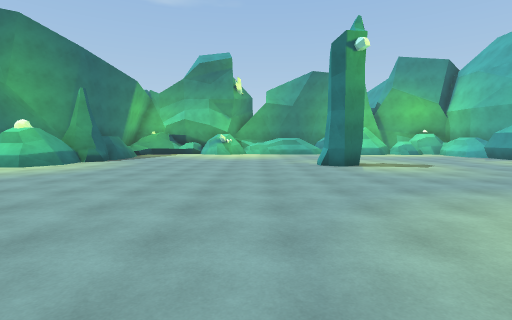
View 1 (above)

18 first-person views from a walk through a 3-D level made in the Unity game engine. The camera is 1.5 m above the floor, tilts 4° down and sees 85° across. The floor is counted in squares, 2 m on a side. Each view is taken from the middle of a square. On the plan, view 1 faces up. The plan holds only what a view shows up to about 10 squares ahead; the rest is blank. The place goes on beyond the plan. The player is left out.

View 2
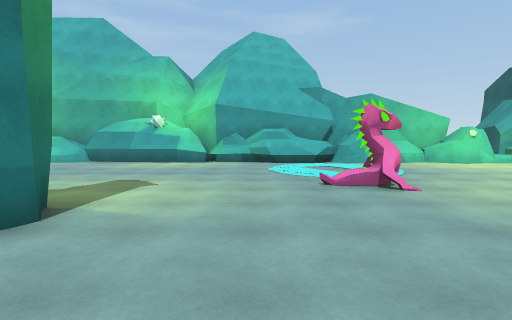

View 3
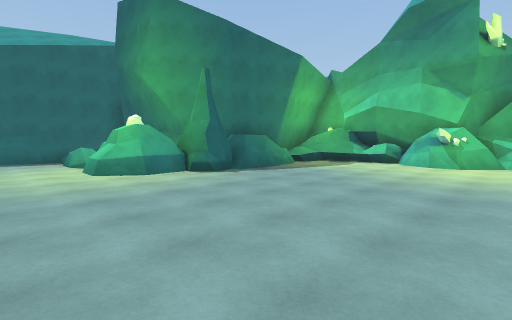

View 4
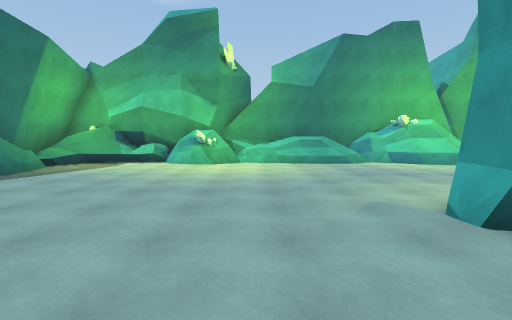

View 5
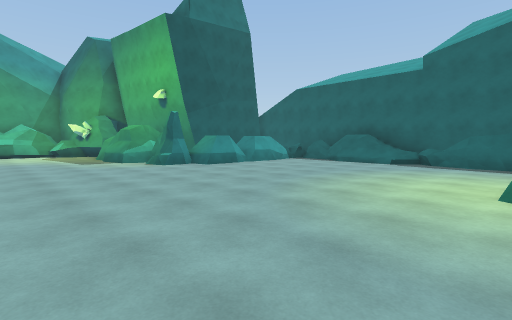

View 6
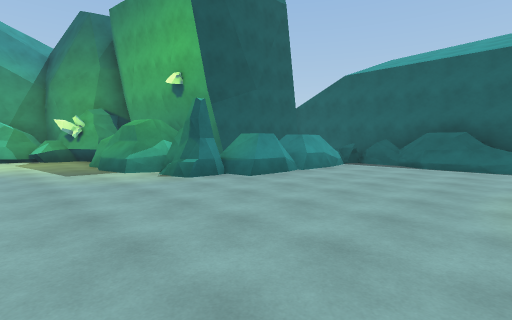

View 7
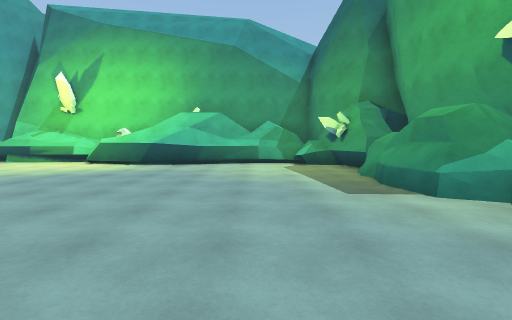

View 8
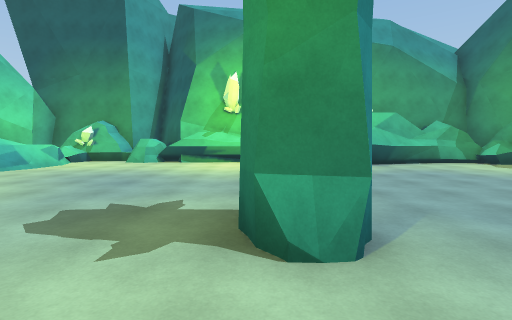

View 9
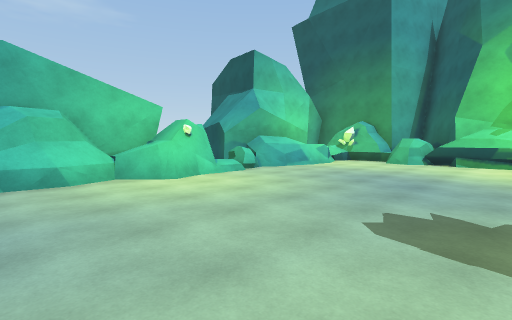

View 10
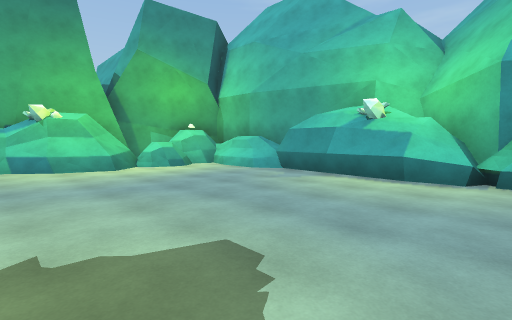

View 11
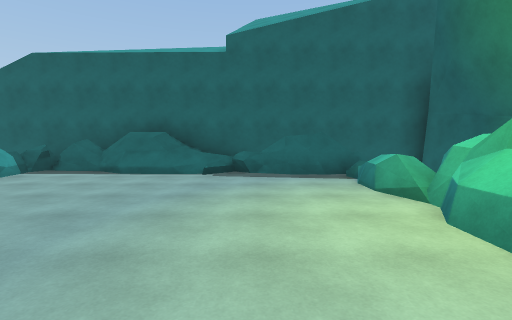

View 12
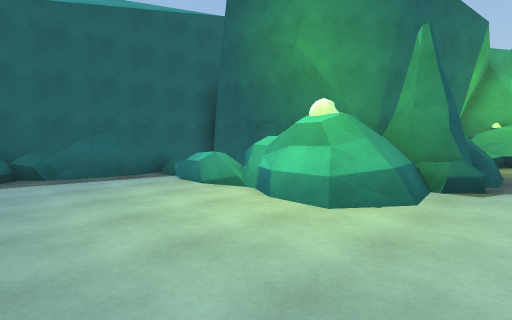

View 13
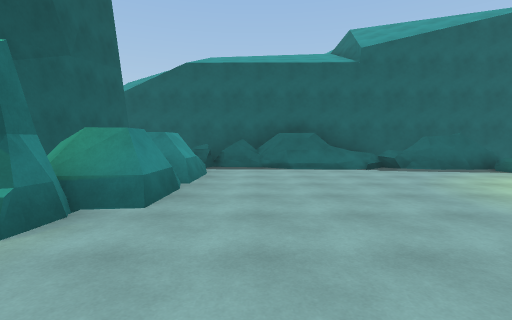

View 14
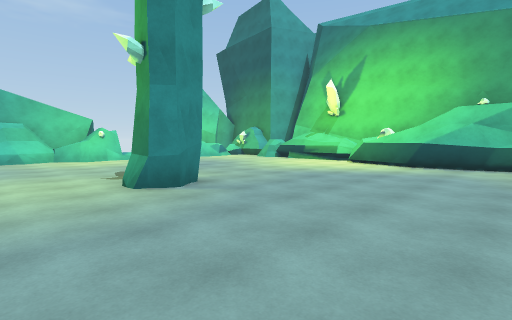

View 15
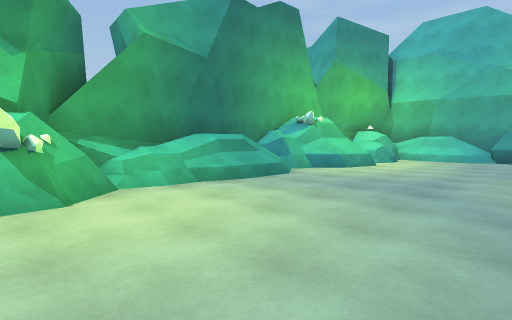

View 16
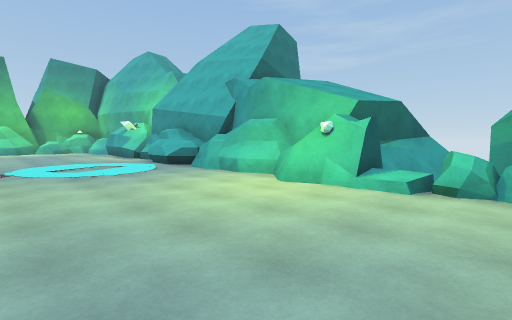

View 17
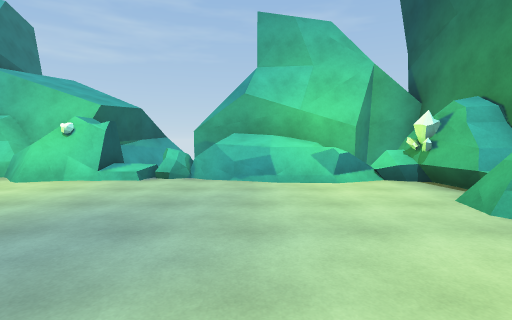

View 18
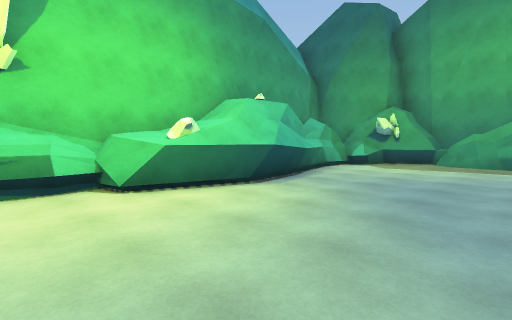

### Floor plan
Key: @ floor where view 1 was taken; # wall or solid block; . floor; = window, fence, low wall or low ledge; ^ raised ledge; v drop or lower ground; O other object.
Columns run from 13 left of view 1 to 12 right of it. Each row starts with its distance up from view 1.
 17             ##########
 16       #########  #OO###
 15       ###..OO.....^^#^##
 14       ##...............#
 13       ##...............^#
 12       #=...............##
 11 #######O...............#
 10 #vvvv##O...............#
  9 #v  ^#O^.......OO......#
  8 ##.==^^.........O......##
  7 ##.....................#
  6 #=....................=#
  5 #=.....................#
  4 ##................O...=^#
  3 #=.....................#
  2 #=.....................#
  1 #O.....................##
  0 #O##^#OO.....@.OO......O#
 -1 #    #OO........O.....OO##
 -2 #   ####...............O##
 -3        #...............Ovv
 -4       ##...............###
 -5       #=..............###
 -6        O..............=##
 -7         #..#####......###
 -8         ####   ####^#####
 -9                    ###  #

Where each view was taken, in squares from view 1:
view 1: 0 up, 0 right, facing up
view 2: 6 up, 0 right, facing right
view 3: 6 up, 0 right, facing up-left
view 4: 6 up, 0 right, facing up
view 5: 8 up, 2 left, facing down-left
view 6: 5 up, 3 left, facing down-left
view 7: 2 up, 3 left, facing down
view 8: 2 up, 3 right, facing down
view 9: 2 up, 4 right, facing down-right
view 10: 7 up, 4 right, facing up-right
view 11: 6 up, 5 left, facing left
view 12: 5 up, 5 left, facing up-left
view 13: 2 up, 4 left, facing left
view 14: 2 up, 2 left, facing down-right
view 15: 11 up, 2 left, facing up-right
view 16: 4 down, 5 right, facing up-right
view 17: 5 down, 4 right, facing right
view 18: 3 down, 4 right, facing down-left
